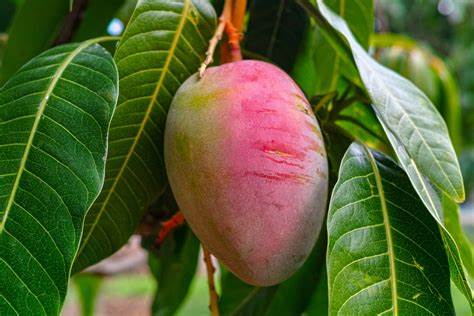
#> input picture images/mango.jpg, 474 x 316 px
$ python cv_imgHistogram.py
#> lines starting #> are read from the running program, lines starting #| are printed output that depends on the picture
import cv2
from matplotlib import pyplot as plt

img = cv2.imread('images/mango.jpg',0)
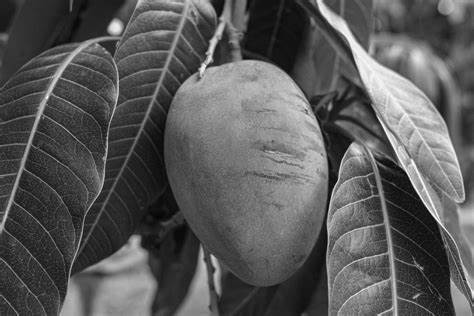
#> img: shape (316, 474); min 0, max 255, mean 89.1
plt.hist(img.ravel(),256,[0,256])

cv2.imshow("image",img)
plt.show()
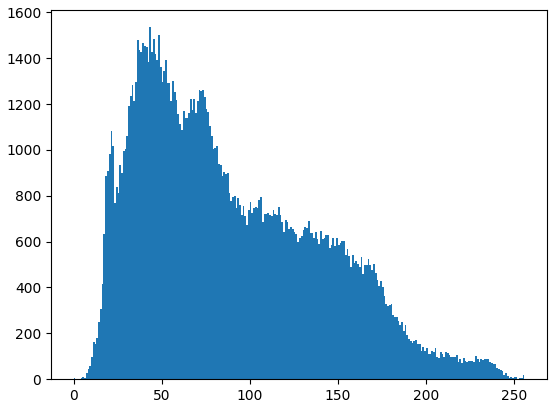
#> figure drawn by matplotlib, 1 panel; tallest bar 1535 high, from x = 43 to 44

cv2.waitKey(0)
cv2.destroyAllWindows()
